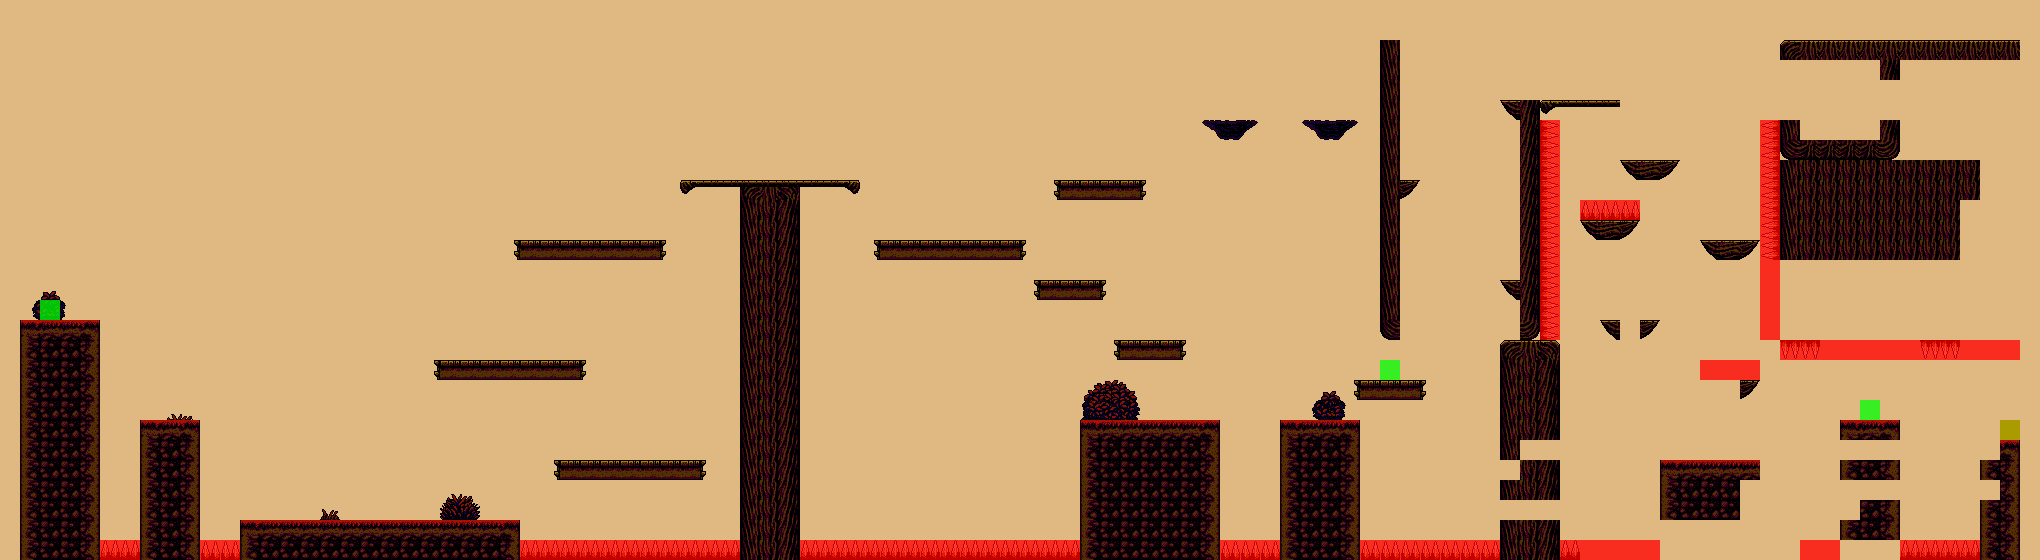

This game map was drawn from its Tiled (.tmx) file and the tilesets committed beside it. A one-line description and the trimmed map source follow:
An orthogonal 102x28 tile map with 20x20 px tiles, 4 tile layers (back, Map, no col, Logic), 2 tilesets and 42 objects.

<map version="1.10" tiledversion="1.11.0" orientation="orthogonal" renderorder="right-down" width="102" height="28" tilewidth="20" tileheight="20" infinite="0" nextlayerid="12" nextobjectid="61">
 <tileset firstgid="1" name="AutumnHillsTileset_8" tilewidth="20" tileheight="20" tilecount="625" columns="25">
  <image source="AutumnHillsTileset_8.png" width="500" height="500" />
 </tileset>
 <tileset firstgid="626" name="metadata" tilewidth="20" tileheight="20" tilecount="3" columns="3">
  <image source="metadata.png" width="60" height="20" />
 </tileset>
 <layer id="10" name="back" width="102" height="28">
  <properties>
   <property name="Draw" type="bool" value="true" />
  </properties>
  <data>[2856 cells, 2856 non-empty, 2 distinct tile ids]</data>
 </layer>
 <imagelayer id="11" name="Capa de Imagen 1" />
 <layer id="6" name="Map" width="102" height="28">
  <properties>
   <property name="Draw" type="bool" value="true" />
  </properties>
  <data>[2856 cells, 547 non-empty, 35 distinct tile ids]</data>
 </layer>
 <layer id="7" name="no col" width="102" height="28">
  <properties>
   <property name="Draw" type="bool" value="true" />
  </properties>
  <data>[2856 cells, 43 non-empty, 21 distinct tile ids]</data>
 </layer>
 <layer id="8" name="Logic" width="102" height="28">
  <properties>
   <property name="Draw" type="bool" value="false" />
  </properties>
  <data>[2856 cells, 93 non-empty, 2 distinct tile ids]</data>
 </layer>
 <objectgroup id="9" name="Collisions">
  <object id="12" x="20" y="320" width="80" height="240" />
  <object id="13" x="140" y="420" width="60" height="140" />
  <object id="14" x="240" y="520" width="280" height="40" />
  <object id="15" x="440" y="360" width="140" height="20" />
  <object id="16" x="560" y="460" width="140" height="20" />
  <object id="17" x="520" y="240" width="140" height="20" />
  <object id="20" x="680" y="180" width="180" height="20" />
  <object id="21" x="740" y="200" width="60" height="360" />
  <object id="22" x="880" y="240" width="140" height="20" />
  <object id="23" x="1040" y="280" width="60" height="20" />
  <object id="24" x="1060" y="180" width="80" height="20" />
  <object id="25" x="1120" y="340" width="60" height="20" />
  <object id="26" x="1080" y="420" width="140" height="140" />
  <object id="27" x="1360" y="380" width="60" height="20" />
  <object id="28" x="1280" y="420" width="80" height="140" />
  <object id="29" x="1380" y="40" width="20" height="300" />
  <object id="30" x="1200" y="120" width="60" height="20" />
  <object id="31" x="1300" y="120" width="60" height="20" />
  <object id="33" x="1520" y="100" width="20" height="240" />
  <object id="34" x="1500" y="340" width="60" height="220" />
  <object id="35" x="1500" y="280" width="20" height="20" />
  <object id="36" x="1400" y="180" width="20" height="20" />
  <object id="37" x="1500" y="100" width="20" height="20" />
  <object id="38" x="1540" y="100" width="80" height="20" />
  <object id="39" x="1680" y="100" width="100" height="20" />
  <object id="40" x="1780" y="40" width="240" height="20" />
  <object id="41" x="1880" y="60" width="20" height="20" />
  <object id="42" x="1880" y="100" width="20" height="40" />
  <object id="43" x="1780" y="120" width="20" height="20" />
  <object id="44" x="1780" y="140" width="120" height="20" />
  <object id="45" x="1780" y="160" width="240" height="180" />
  <object id="46" x="1660" y="459.333" width="140" height="100.667" />
  <object id="47" x="1840" y="418.667" width="60" height="141.333" />
  <object id="48" x="1980" y="440" width="40" height="120" />
  <object id="49" x="1600" y="320" width="60" height="20" />
  <object id="50" x="1700" y="240" width="60" height="20" />
  <object id="51" x="1620" y="160" width="60" height="20" />
  <object id="53" x="1580" y="220" width="60" height="20" />
  <object id="54" x="1700" y="380" width="60" height="20" />
  <object id="55" x="0" y="40" width="20" height="520" />
  <object id="58" x="2020" y="40" width="20" height="520" />
  <object id="59" x="0" y="0" width="2040" height="40" />
 </objectgroup>
</map>
